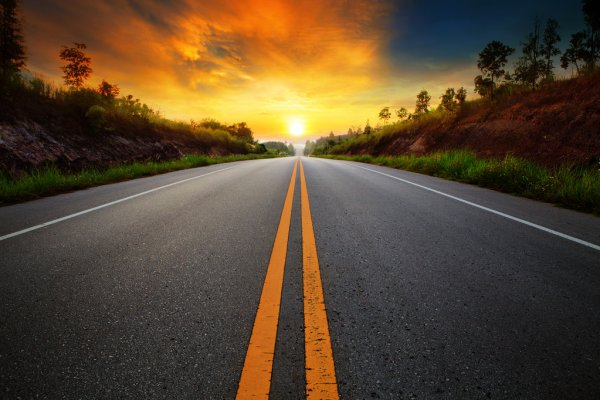
#> input picture PDI(processamento digital de imagem)/Exercícios/Exerc06/estrada.jpg, 600 x 400 px
$ python Exerc06.py
#> lines starting #> are read from the running program, lines starting #| are printed output that depends on the picture
import cv2

img = cv2.imread("estrada.jpg")
#> img is the input picture: shape (400, 600, 3); mean B, G, R 48.1, 70.5, 88.8

img_cinza = cv2.cvtColor(img, cv2.COLOR_BGR2GRAY)
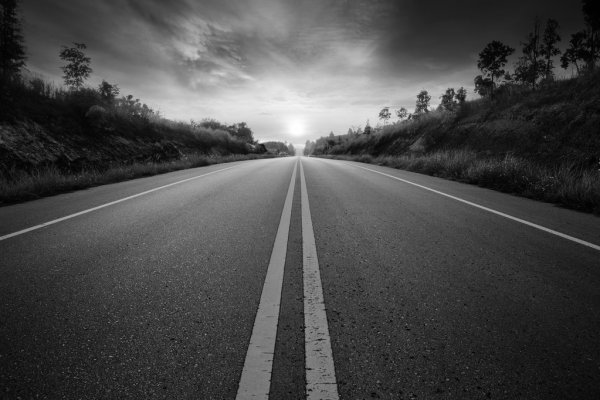
#> img_cinza: shape (400, 600); min 0, max 255, mean 73.4

cane = cv2.Canny(img, 100, 200)
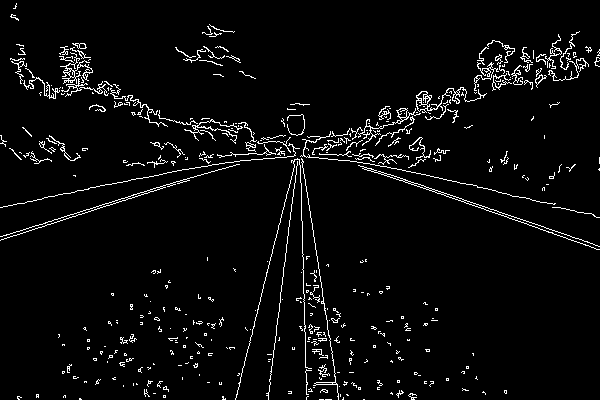
#> cane: shape (400, 600); 4.1% white in thin lines or dots

cv2.imshow("imagem_cinza", img_cinza)
cv2.imshow("imagem triansformada", cane)
cv2.waitKey()
cv2.imwrite("imagem_cinza.jpg", img_cinza)
cv2.imwrite("imagem_Filtro_Cane.jpg", cane)
